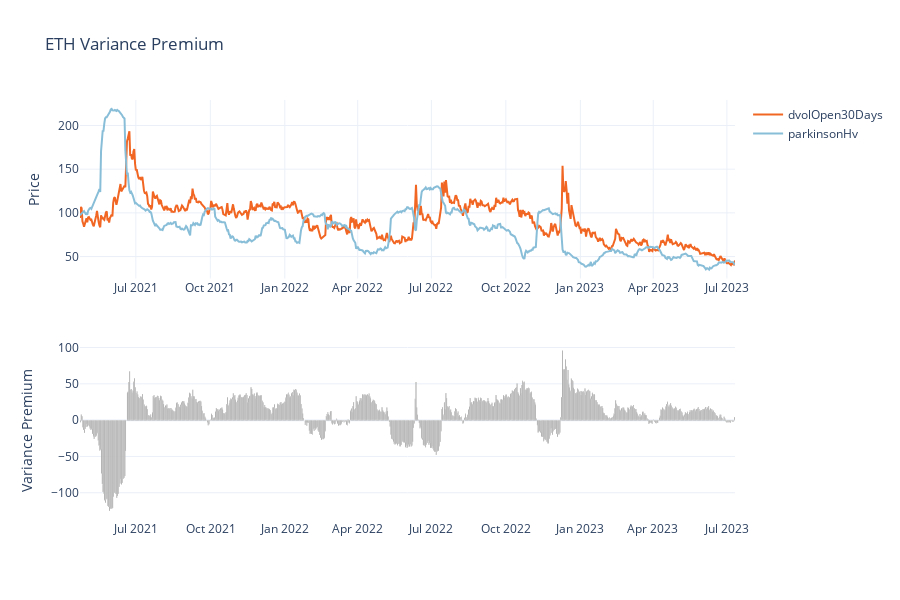

This figure's notebook cell:
### Markdown cell above
### Call the function to plot ETH DVOL, Parkinson Vol, and Variance Premium

### Code cell
plot_variance_premium(eth_iv_rv)

### Figure 1 — Plotly figure (JSON) as saved in the notebook; plotly's stock layout.template omitted (floating-point values rounded to 4 significant figures; data arrays with more than 128 entries replaced by an {"elided": "..."} marker saying what was removed)
{"data": [{"line": {"color": "#f16623"}, "mode": "lines", "name": "dvolOpen30Days", "type": "scatter", "x": {"elided": "810 str values"}, "xaxis": "x", "y": {"elided": "810 float values"}, "yaxis": "y"}, {"line": {"color": "#89bed8"}, "mode": "lines", "name": "parkinsonHv", "type": "scatter", "x": {"elided": "810 str values"}, "xaxis": "x", "y": {"elided": "810 float values"}, "yaxis": "y"}, {"marker": {"color": "black"}, "name": "Variance Premium", "showlegend": false, "type": "bar", "x": {"elided": "810 str values"}, "xaxis": "x2", "y": {"elided": "810 float values"}, "yaxis": "y2"}], "layout": {"height": 600, "showlegend": true, "title": {"text": "ETH Variance Premium"}, "xaxis": {"anchor": "y", "domain": [0, 1]}, "xaxis2": {"anchor": "y2", "domain": [0, 1]}, "yaxis": {"anchor": "x", "domain": [0.575, 1], "title": {"text": "Price"}}, "yaxis2": {"anchor": "x2", "domain": [0, 0.425], "title": {"text": "Variance Premium"}}}}
